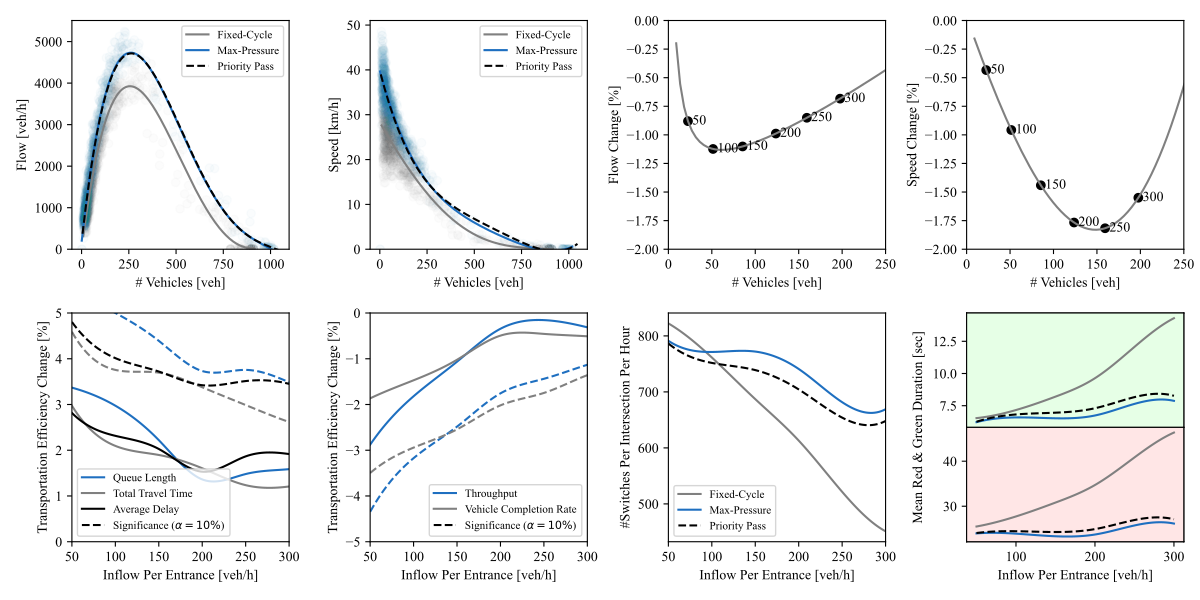

Write Python code to recreate this figure.
import numpy as np
import matplotlib.pyplot as plt
import xml.etree.ElementTree as ET
import pandas as pd
from scipy.interpolate import interp1d
import scipy.stats as stats


# Total Travel Time
INTERVAL = 300
def process_summary(file_path, interval=INTERVAL):
    tree = ET.parse(file_path)
    root = tree.getroot()
    data = []
    last_ended = 0
    for stepinfo in root.findall('step'):
        # depart = float(tripinfo.get('depart'))
        # distance = float(tripinfo.get('routeLength'))
        av_traveltime =  float(stepinfo.get('meanTravelTime'))
        n_cars = float(stepinfo.get('running'))
        n_ended =  float(stepinfo.get('ended'))
        # n_cars += n_ended - last_ended
        n_flow = (n_ended-last_ended)/interval*3600
        # n_cars = float(stepinfo.get("running"))
        ttt = n_cars * av_traveltime
        av_speed = float(stepinfo.get('meanSpeed'))
        time = float(stepinfo.get('time'))
        if av_speed != -1:
            data.append([time, n_cars, ttt, av_speed*3.6, n_flow])
        last_ended = n_ended
    return data

def scatterPlot_Data(data, colidx, color, plot=True):
    x = []
    y = []
    for seed in range(0,len(data)):
        ttt = data[seed]
        if plot:
            plt.scatter(ttt[:,1], ttt[:,colidx], alpha=0.02, color=color)
        x += ttt[:,1].tolist()
        y += ttt[:,colidx].tolist()
    return x, y

def regression_model(x, y):
    # model estimation
    coefficients = np.polyfit(x, y, 4)
    poly = np.poly1d(coefficients)
    x_smooth = np.linspace(min(x), max(x), 200)
    # critical density
    poly_der = np.polyder(poly)
    critical_points = np.roots(poly_der)
    if len(critical_points) == 1:
        x_max = critical_points[0]
    else:
        x_max = critical_points[0] if poly(critical_points[0]) > poly(critical_points[1]) else critical_points[1]
    y_max = poly(x_max)
    return poly, x_smooth, x_max, y_max




# #############################################################################
# ########### LOAD DATA
# #############################################################################

data_fix = []
for seed in range(1, 10+1):
    ttt = process_summary('../MFD_Analysis/logs/log_summary_'+"fixed_programme"+"_"+str(seed)+'.xml', INTERVAL)    
    ttt = np.asarray(ttt)
    data_fix.append(ttt)
    
data_max = []
for seed in range(1, 10+1):
    ttt = process_summary('../MFD_Analysis/logs/log_summary_'+"max_pressure"+"_"+str(seed)+'.xml', INTERVAL)    
    ttt = np.asarray(ttt)
    data_max.append(ttt)
    
    
data_upp = []
for seed in range(1, 10+1):
    ttt = process_summary('../MFD_Analysis/logs/log_summary_'+"priority_pass"+"_"+str(seed)+'.xml', INTERVAL)    
    ttt = np.asarray(ttt)
    data_upp.append(ttt)
    
data_flow = {}
traffic_flows = [50, 100, 150, 200, 250, 300]#, 350]#, 400, 450, 500, 550, 600]
for flow in traffic_flows:
    ttt = process_summary('../MFD_Analysis/logs/log_summary_'+"max_pressure_flow"+"_"+str(flow)+'.xml', INTERVAL)    
    data_flow[flow] = np.asarray(ttt)
    
circles_flow = []
circles_speed = []
for flow in traffic_flows:
    circles_flow.append( [flow, np.mean(data_flow[flow][3:,1]), np.mean(data_flow[flow][3:,4]), np.std(data_flow[flow][3:,4])])
    circles_speed.append([flow, np.mean(data_flow[flow][3:,1]), np.mean(data_flow[flow][3:,3]), np.std(data_flow[flow][3:,3])])

    
# #############################################################################
# ########### VISUALIZE
# #############################################################################
  
blue_color = [30/255,111/255,192/255,1]


plt.rc('font', family='Times New Roman') 
plt.figure(figsize=(12, 6), dpi=100)
plt.rcParams['pdf.fonttype'] = 42
plt.rcParams['ps.fonttype'] = 42





# Vehicle x Flow
plt.subplot(2,4,1)
x,y = scatterPlot_Data(data_fix, colidx=4, color="gray")
poly_fix, x_smooth_fix, x_max, y_max = regression_model(x, y)

x,y = scatterPlot_Data(data_max, colidx=4, color=blue_color)
poly_max_f, x_smooth_max, x_max, y_max = regression_model(x, y)

x,y = scatterPlot_Data(data_upp, colidx=4, color="gray", plot=False)
poly_upp_f, x_smooth_upp, x_max, y_max = regression_model(x, y)

plt.plot(x_smooth_fix, poly_fix(x_smooth_fix), color="gray", label='Fixed-Cycle')
plt.plot(x_smooth_max, poly_max_f(x_smooth_max), color=blue_color, label='Max-Pressure')
plt.plot(x_smooth_upp, poly_upp_f(x_smooth_upp), "--", color="black", label='Priority Pass')

# for circle in circles_flow:
#     plt.scatter([circle[1]],  [poly_upp(circle[1])], color="black")
#     plt.text(circle[1]+30, poly_upp(circle[1]), str(circle[0])+" veh/h", fontsize=10, fontweight='normal', verticalalignment='center', horizontalalignment='left')


plt.xlabel("# Vehicles [veh]")
plt.ylabel("Flow [veh/h]")
plt.ylim(0,)
plt.legend(loc='upper right', fontsize=8)    


# Vehicle x Speed
plt.subplot(2,4,2)
x,y = scatterPlot_Data(data_fix, colidx=3, color="gray")
poly_fix, x_smooth_fix, x_max, y_max = regression_model(x, y)

x,y = scatterPlot_Data(data_max, colidx=3, color=blue_color)
poly_max, x_smooth_max, x_max, y_max = regression_model(x, y)

x,y = scatterPlot_Data(data_upp, colidx=3, color=blue_color, plot=False)
poly_upp, x_smooth_upp, x_max, y_max = regression_model(x, y)

plt.plot(x_smooth_fix, poly_fix(x_smooth_fix), color="gray", label='Fixed-Cycle')
plt.plot(x_smooth_max, poly_max(x_smooth_max), color=blue_color, label='Max-Pressure')
plt.plot(x_smooth_upp, poly_upp(x_smooth_upp), "--", color="black", label='Priority Pass')

# for circle in circles_flow:
#     plt.scatter([circle[1]],  [poly_upp(circle[1])], color="black")
#     plt.text(circle[1]+30, poly_upp(circle[1]), str(circle[0])+" veh/h", fontsize=10, fontweight='normal', verticalalignment='center', horizontalalignment='left')

plt.xlabel("# Vehicles [veh]")
plt.ylabel("Speed [km/h]")
plt.ylim(0,)
plt.legend(loc='upper right', fontsize=8)




# Difference Vehicle x Flow
plt.subplot(2,4,3)

y_diff_flow = (poly_upp_f(x_smooth_fix) - poly_max_f(x_smooth_fix)) / poly_max_f(x_smooth_fix)*100
plt.plot(x_smooth_fix, y_diff_flow, color="gray")

for circle in circles_flow:
    y_circ = (poly_upp_f(circle[1]) - poly_max_f(circle[1])) / poly_max_f(circle[1])*100
    plt.scatter([circle[1]],  [y_circ], color="black")
    # plt.text(circle[1]+5, y_circ, str(circle[0])+" veh/h", fontsize=10, fontweight='normal', verticalalignment='center', horizontalalignment='left')
    plt.text(circle[1]+5, y_circ, str(circle[0]), fontsize=10, fontweight='normal', verticalalignment='center', horizontalalignment='left')

plt.xlabel("# Vehicles [veh]")
plt.ylabel("Flow Change [%]")
plt.xlim(0, 250)
plt.ylim(-2, 0)



# Difference Vehicle x Speed
plt.subplot(2,4,4)

y_diff_speed = (poly_upp(x_smooth_fix) - poly_max(x_smooth_fix)) / poly_max(x_smooth_fix)*100
plt.plot(x_smooth_fix, y_diff_speed, color="gray")

for circle in circles_flow:
    y_circ = (poly_upp(circle[1]) - poly_max(circle[1])) / poly_max(circle[1])*100
    plt.scatter([circle[1]],  [y_circ], color="black")
    # plt.text(circle[1]+5, y_circ, str(circle[0])+" veh/h", fontsize=10, fontweight='normal', verticalalignment='center', horizontalalignment='left')
    plt.text(circle[1]+5, y_circ, str(circle[0]), fontsize=10, fontweight='normal', verticalalignment='center', horizontalalignment='left')

plt.xlabel("# Vehicles [veh]")
plt.ylabel("Speed Change [%]")
plt.xlim(0, 250)
plt.ylim(-2, 0)















# =============================================================================
# ================   Paths   ==================================================
# =============================================================================
log_fixed_programme = "../../data/log_fixed_programme.csv"
log_auction_queue   = "../../data/log_max_pressure.csv"
log_auction_upp     = "../../data/log_priority_pass.csv"

flows = [50, 100, 150, 200, 250, 300, 350, 400, 450, 500, 550]
metrics = ['Total_Throuput.1', 'Total_AvQueueLength.1', 'NumCompletedVeh.1',
'NumVehIntersectionPassages.1', 'PopTimeSpent.1', 
'VehAvDelay.1', 'VehMdDelay.1', 'VehStDelay.1', 'Total_Throuput.2', 
'Total_AvQueueLength.2', 'NumCompletedVeh.2', 'NumVehIntersectionPassages.2', 'PopTimeSpent.2', 
'VehAvDelay.2', 'VehMdDelay.2', 'VehStDelay.2']



# =============================================================================
# ================   Methods   ================================================
# =============================================================================
def load_tables(file):
    table = pd.read_csv(file, index_col=False, skiprows=1, sep=",")
    tables = {}
    for flow in  flows:
        table_filt = table[table["Flow"]==flow]
        tables[flow] = table_filt.copy()
    return tables

def getOptimalParameter_FIX(flow):
    if flow<100:
        return 8.0, 3.0
    elif flow<150:
        return 8.0, 4.0
    elif flow<200:
        return 9.0, 5.0
    elif flow<250:
        return 10.0, 6.0
    elif flow<300:
        return 12.0, 7.0
    elif flow<350:
        return 17.0, 9.0
    elif flow<400:
        return 13.0, 6.0
    elif flow<450:
        return 9.0, 4.0
    elif flow<500:
        return 37.0, 22.0
    elif flow<550:
        return 36.0, 26.0
    else:
        return 36.0, 26.0
    
def getOptimalParameter_MAX(flow):
    if flow<100:
        return 3.0, 3.0
    elif flow<150:
        return 3.0, 5.0
    elif flow<200:
        return 4.0, 6.0
    elif flow<250:
        return 3.0, 4.0
    elif flow<300:
        return 5.0, 5.0
    elif flow<350:
        return 6.0, 5.0
    elif flow<400:
        return 8.0, 9.0
    elif flow<450:
        return 10.0, 9.0
    elif flow<500:
        return 2.0, 40.0
    elif flow<550:
        return 1.0, 39.0
    else:
        return 2.0, 38.0

def getOptimalParameter_UPP(flow):
    if flow<100:
        return 3.0, 3.0, 0.60, 0.30
    elif flow<150:
        return 3.0, 5.0, 0.90, 0.40
    elif flow<200:
        return 4.0, 6.0, 0.80, 0.30
    elif flow<250:
        return 3.0, 4.0, 0.90, 0.30
    elif flow<300:
        return 5.0, 5.0, 0.80, 0.20
    elif flow<350:
        return 6.0, 5.0, 0.70, 0.10
    elif flow<400:
        return 8.0, 9.0, 0.60, 0.05
    elif flow<450:
        return 10.0, 9.0, 0.0, 0.00
    elif flow<500:
        return 2.0, 40.0, 0.0, 0.00
    elif flow<550:
        return 1.0, 39.0, 0.0, 0.00
    else:
        return 2.0, 38.0, 0.0, 0.00
    
# Calculate Benchmark
tablesFIX = load_tables(log_fixed_programme)
tablesMAX = load_tables(log_auction_queue)
tablesUPP = load_tables(log_auction_upp)


table_FIX = []
table_MAX = []
table_UPP = []
for flow in flows:
    table_relevant = tablesFIX[flow]
    param1, param2 = getOptimalParameter_FIX(flow)
    table_relevant = table_relevant[table_relevant["Parameter1"]==param1]
    table_relevant = table_relevant[table_relevant["Parameter2"]==param2]
    table_FIX.append(table_relevant)
    table_relevant = tablesMAX[flow]
    param1, param2 = getOptimalParameter_MAX(flow)
    table_relevant = table_relevant[table_relevant["Parameter1"]==param1]
    table_relevant = table_relevant[table_relevant["Parameter2"]==param2]
    table_MAX.append(table_relevant)
    table_relevant = tablesUPP[flow]
    _, _, param1, param2 = getOptimalParameter_UPP(flow)
    table_relevant = table_relevant[table_relevant["Parameter1"]==param1]
    table_relevant = table_relevant[table_relevant["Parameter2"]==param2]
    table_UPP.append(table_relevant)
    
def concatenate_dataframes(df_list):
    if not df_list:
        return pd.DataFrame()   
    if not all(isinstance(df, pd.DataFrame) for df in df_list):
        raise TypeError("All elements in the list must be pandas DataFrames")
    if not all(df.columns.equals(df_list[0].columns) for df in df_list):
        raise ValueError("All DataFrames must have the same columns")
    return pd.concat(df_list, ignore_index=True)

table_FIX2 = concatenate_dataframes(table_FIX)
table_FIX2 = table_FIX2[table_FIX2["Flow"]<=350]
table_MAX2 = concatenate_dataframes(table_MAX)
table_MAX2 = table_MAX2[table_MAX2["Flow"]<=350]
table_UPP2 = concatenate_dataframes(table_UPP)




def smootje(data, n=2):
    for x in range(0,n):
        data = np.column_stack((data[:, 0], np.pad(data[:, 1], (1, 1), mode='edge')[1:-1] * 0.25 + data[:, 1] * 0.5 + np.pad(data[:, 1], (1, 1), mode='edge')[2:] * 0.25))
    return data

def smoothie(x,y):
    smooth_interp = lambda x, y, steps=100: (np.linspace(x.min(), x.max(), steps), interp1d(x, y, kind='cubic')(np.linspace(x.min(), x.max(), steps)))
    x_smooth, y_smooth = smooth_interp(x, y)
    return x_smooth, y_smooth

def calculate_significance_interval(average, std_dev, alpha=0.01, UL=True):
    # Calculate the z-score for the given alpha
    z_score = stats.norm.ppf(1 - alpha/2)    
    # Calculate the margin of error
    margin_of_error = z_score * (std_dev / (len(data) ** 0.5))
    # Calculate the lower and upper bounds of the interval
    lower_bound = average - margin_of_error
    upper_bound = average + margin_of_error
    # return lower_bound, upper_bound
    if UL:
        return upper_bound
    else:
        return lower_bound

# Transportation Efficiency Change (negative)
plt.subplot(2,4,5)

alpha = 0.1

x = np.asarray(table_UPP2["Flow"])
y = np.asarray((table_UPP2["Total_AvQueueLength"]-table_MAX2["Total_AvQueueLength"])/table_MAX2["Total_AvQueueLength"]*100)
y_std = np.asarray(table_MAX2["Total_AvQueueLength.2"]/table_MAX2["Total_AvQueueLength"])*100
y = np.asarray([3.53704398, 3.18686557,  2.93996596,  1.25987233, 1.51451421, 1.36118986,  1.87619059])
data = np.asarray([x,y]).T
data = smootje(data, n=2)
y_sig_upper = [calculate_significance_interval(y[idx], y_std[idx], alpha) for idx in range(0, len(y))]
data2 = np.asarray([x, y_sig_upper]).T
data2 = smootje(data2, n=3)
x,y = smoothie(data[:,0], data[:,1])
plt.plot(x, y, color=blue_color, label="Queue Length")
x,y = smoothie(data2[:,0], data2[:,1])
plt.plot(x, y, "--", color=blue_color)

x = np.asarray(table_UPP2["Flow"])
y = np.asarray((table_UPP2["TTT"]-table_MAX2["PopTimeSpent"])/table_MAX2["PopTimeSpent"]*100)
y_std = np.asarray(table_MAX2["PopTimeSpent.2"]/table_MAX2["PopTimeSpent"])*100
y = np.asarray([3.60392893, 2.19200436,  1.99045033,  1.85077932, 1.32728447,  1.07727389,  1.37531631])
data = np.asarray([x,y]).T
data = smootje(data, n=2)
y_sig_upper = [calculate_significance_interval(y[idx], y_std[idx], alpha) for idx in range(0, len(y))]
data2 = np.asarray([x, y_sig_upper]).T
data2 = smootje(data2, n=3)
x,y = smoothie(data[:,0], data[:,1])
plt.plot(x, y, color="gray", label="Total Travel Time")
x,y = smoothie(data2[:,0], data2[:,1])
plt.plot(x, y, "--", color="gray")

x = np.asarray(table_UPP2["Flow"])
y = np.asarray((table_UPP2["VehAvDelay"]-table_MAX2["VehAvDelay"])/table_MAX2["VehAvDelay"]*100)
y_std = np.asarray(table_MAX2["VehAvDelay.2"]/table_MAX2["VehAvDelay"])*100
y = np.asarray([ 3.20114547, 2.28075358,  2.53351432,  1.30954465, 1.78417608,  1.99639625,  1.81371605])
data = np.asarray([x,y]).T
data = smootje(data, n=2)
y_sig_upper = [calculate_significance_interval(y[idx], y_std[idx], alpha) for idx in range(0, len(y))]
data2 = np.asarray([x, y_sig_upper]).T
data2 = smootje(data2, n=3)
x,y = smoothie(data[:,0], data[:,1])
plt.plot(x, y, color="black", label="Average Delay")
x,y = smoothie(data2[:,0], data2[:,1])

plt.plot(x, y, "--", color="black")

# plt.plot(table_UPP2["Flow"], , color=blue_color, label="Queue Length")
# plt.plot(table_UPP2["Flow"], (table_UPP2["TTT"]-table_MAX2["PopTimeSpent"])/table_MAX2["PopTimeSpent"]*100, color="gray", label="Total Travel Time")
# plt.plot(table_UPP2["Flow"], (table_UPP2["VehAvDelay"]-table_MAX2["VehAvDelay"])/table_MAX2["VehAvDelay"]*100, color="black", label="Average Delay")

plt.plot([0,0], [0,0], "--", color="black", label=r"Significance ($\alpha=10\%$)")

plt.xlim(50,300)
plt.ylim(0,5)
plt.xlabel("Inflow Per Entrance [veh/h]")
plt.ylabel("Transportation Efficiency Change [%]")
plt.legend(fontsize=8)





# Transportation Efficiency Change (positive)
plt.subplot(2,4,6)


x = np.asarray(table_UPP2["Flow"])
y = np.asarray((table_UPP2["Total_Throuput"]-table_MAX2["Total_Throuput"])/table_MAX2["Total_Throuput"]*100)
y_std = np.asarray(table_MAX2["Total_Throuput.2"]/table_MAX2["Total_Throuput"])*100
y = -np.asarray([3.51005868, 2.15397249, 1.53622059, 0.51330798, 0.12582921, 0.13537793, 0.54163846])
data = np.asarray([x,y]).T
data = smootje(data, n=2)
y_sig_upper = [calculate_significance_interval(y[idx], y_std[idx], alpha, False) for idx in range(0, len(y))]
data2 = np.asarray([x, y_sig_upper]).T
data2 = smootje(data2, n=3)
x,y = smoothie(data[:,0], data[:,1])
plt.plot(x, y, color=blue_color, label="Throughput")
x,y = smoothie(data2[:,0], data2[:,1])
plt.plot(x, y, "--", color=blue_color)


x = np.asarray(table_UPP2["Flow"])
y = -np.asarray((table_UPP2["NumCompletedVeh"]-table_MAX2["NumCompletedVeh"])/table_MAX2["NumCompletedVeh"]*100)
y_std = np.asarray(table_MAX2["NumCompletedVeh.2"]/table_MAX2["NumCompletedVeh"])*100
y = np.asarray([-2.08516242, -1.6121854, -1.41660136, -0.5236305, -0.46270248, -0.41940242, -0.62490701])
data = np.asarray([x,y]).T
data = smootje(data, n=2)
y_sig_upper = [calculate_significance_interval(y[idx], y_std[idx], alpha, False) for idx in range(0, len(y))]
data2 = np.asarray([x, y_sig_upper]).T
data2 = smootje(data2, n=3)
x,y = smoothie(data[:,0], data[:,1])
plt.plot(x, y, color="gray", label="Vehicle Completion Rate")
x,y = smoothie(data2[:,0], data2[:,1])
plt.plot(x, y, "--", color="gray")


plt.plot([0,0], [0,0], "--", color="black", label=r"Significance ($\alpha=10\%$)")

plt.xlim(50,300)
plt.ylim(-5,0)
plt.xlabel("Inflow Per Entrance [veh/h]")
plt.ylabel("Transportation Efficiency Change [%]")
plt.legend(fontsize=8)













# TLS ANALYIS #################################################################


def loadSwitches(control, traffic_flows):
    count_switches = []
    for flow in traffic_flows:
        file = "../TLS_Analysis/logs/log_tls_states_"+control+"_"+str(flow)+".xml"
        f = open(file, "r")
        content = f.read()
        f.close()
        lines = content.split("\n")
        lines = lines[1:-1]
        lines = lines[5000-3600:]
        
        n_intersections = 9
        n_switches = 0
        for intId in range(0, n_intersections):
            last_state = ""
            for line in lines:
                parts = line.split("\t")
                part = parts[intId]
                if part!=last_state:
                    n_switches+=1
                    last_state = part
                    
        count_switches.append([flow, n_switches/n_intersections])
    return np.asarray(count_switches)

count_switches_FIX = loadSwitches("fixed_programme", traffic_flows)
count_switches_MAX = loadSwitches("max_pressure", traffic_flows)
count_switches_UPP = loadSwitches("priority_pass", traffic_flows)

def loadGreenRedDurations(control, traffic_flows):
    count_durations_G = []
    count_durations_R = []
    for flow in traffic_flows:
        file = "../TLS_Analysis/logs/log_tls_states_"+control+"_"+str(flow)+".xml"
        f = open(file, "r")
        content = f.read()
        f.close()
        lines = content.split("\n")
        lines = lines[1:-1]
        lines = lines[5000-3600:]
        
        n_intersections = 9
        n_signals = 12
    
        for intId in range(0, n_intersections):
            for sigId in range(0, n_signals):
                last_signal = ""
                last_signal_time = 0
                line_ctr = 0
                for line in lines:
                    parts = line.split("\t")
                    part = parts[intId]
                    signal = part[sigId]
                    if last_signal == "":
                        last_signal = signal
                        last_signal_time = line_ctr
                    else:
                        if last_signal != signal:
                            if last_signal=="G":
                                count_durations_G.append([flow, line_ctr-last_signal_time])
                            elif last_signal=="r":
                                count_durations_R.append([flow, line_ctr-last_signal_time])
                            last_signal = signal
                            last_signal_time = line_ctr
                    line_ctr += 1
    count_durations_G = pd.DataFrame(count_durations_G, columns=["flow", "duration"])
    count_durations_R = pd.DataFrame(count_durations_R, columns=["flow", "duration"])
    return count_durations_G, count_durations_R

count_durations_G_FIX, count_durations_R_FIX = loadGreenRedDurations("fixed_programme", traffic_flows)
count_durations_G_MAX, count_durations_R_MAX = loadGreenRedDurations("max_pressure", traffic_flows)
count_durations_G_UPP, count_durations_R_UPP = loadGreenRedDurations("priority_pass", traffic_flows)



# TLS Analysis Switch Frequency
plt.subplot(2,4,7)

data = np.asarray([count_switches_FIX[:,0], count_switches_FIX[:,1]]).T
data = smootje(data, n=2)
x,y = smoothie(data[:,0], data[:,1])
plt.plot(x, y, color="gray", label="Fixed-Cycle")
# plt.plot(count_switches_FIX[:,0], count_switches_FIX[:,1], color="gray", label="Fixed-Cycle")
data = np.asarray([count_switches_MAX[:,0], count_switches_MAX[:,1]]).T
data = smootje(data, n=4)
x,y = smoothie(data[:,0], data[:,1])
plt.plot(x, y, color=blue_color, label="Max-Pressure")
# plt.plot(count_switches_MAX[:,0], count_switches_MAX[:,1], color=blue_color, label="Max-Pressure")
data = np.asarray([count_switches_UPP[:,0], count_switches_UPP[:,1]]).T
data = smootje(data, n=4)
x,y = smoothie(data[:,0], data[:,1])
plt.plot(x, y, "--", color="black", label="Priority Pass")
# plt.plot(count_switches_UPP[:,0], count_switches_UPP[:,1], "--", color="black", label="Priority Pass")
plt.legend(fontsize=8)
plt.ylabel("#Switches Per Intersection Per Hour")
plt.xlabel("Inflow Per Entrance [veh/h]")
plt.xlim(50,300)



# TLS Analysis GR Duration
ax8 = plt.subplot(2,4,8)

# count_durations_G_FIX = count_durations_G_FIX.groupby('flow')['duration'].mean().reset_index()
# plt.plot(count_durations_G_FIX["flow"], count_durations_G_FIX["duration"])

# count_durations_G_MAX = count_durations_G_MAX.groupby('flow')['duration'].mean().reset_index()
# plt.plot(count_durations_G_MAX["flow"], count_durations_G_MAX["duration"])

# count_durations_G_UPP = count_durations_G_UPP.groupby('flow')['duration'].mean().reset_index()
# plt.plot(count_durations_G_UPP["flow"], count_durations_G_UPP["duration"])


ax8.set_xticks([])
ax8.set_yticks([])

# Create two sub-subplots within subplot 8
gs = ax8.get_gridspec()
# gs = plt.GridSpec(2, 1, height_ratios=[1, 1], hspace=0.3)
subgs = gs[1, 3].subgridspec(2, 1, height_ratios=[1, 1], hspace=0.0)

# Upper plot for Green duration
plt.subplot(subgs[0])
count_durations_G_FIX = count_durations_G_FIX.groupby('flow')['duration'].mean().reset_index()
data = np.asarray([count_durations_G_FIX["flow"], count_durations_G_FIX["duration"]]).T
data = smootje(data, n=2)
x,y = smoothie(data[:,0], data[:,1])
plt.plot(x, y, color="gray")
count_durations_G_MAX = count_durations_G_MAX.groupby('flow')['duration'].mean().reset_index()
data = np.asarray([count_durations_G_MAX["flow"], count_durations_G_MAX["duration"]]).T
data = smootje(data, n=3)
x,y = smoothie(data[:,0], data[:,1])
plt.plot(x, y, color=blue_color)
count_durations_G_UPP = count_durations_G_UPP.groupby('flow')['duration'].mean().reset_index()
data = np.asarray([count_durations_G_UPP["flow"], count_durations_G_UPP["duration"]]).T
data = smootje(data, n=3)
x,y = smoothie(data[:,0], data[:,1])
plt.plot(x, y, "--", color="black")
# plt.ylabel('Mean Green Duration')
plt.gca().set_xticks([])
plt.gca().set_facecolor('#e6ffe6')

# Lower plot for Red duration
plt.subplot(subgs[1])
count_durations_R_FIX = count_durations_R_FIX.groupby('flow')['duration'].mean().reset_index()
data = np.asarray([count_durations_R_FIX["flow"], count_durations_R_FIX["duration"]]).T
data = smootje(data, n=2)
x,y = smoothie(data[:,0], data[:,1])
plt.plot(x, y, color="gray")
count_durations_R_MAX = count_durations_R_MAX.groupby('flow')['duration'].mean().reset_index()
data = np.asarray([count_durations_R_MAX["flow"], count_durations_R_MAX["duration"]]).T
data = smootje(data, n=3)
x,y = smoothie(data[:,0], data[:,1])
plt.plot(x, y, color=blue_color)
count_durations_R_UPP = count_durations_R_UPP.groupby('flow')['duration'].mean().reset_index()
data = np.asarray([count_durations_R_UPP["flow"], count_durations_R_UPP["duration"]]).T
data = smootje(data, n=3)
x,y = smoothie(data[:,0], data[:,1])
plt.plot(x, y, "--", color="black")
plt.xlabel('Inflow Per Entrance [veh/h]')
# plt.ylabel('Mean Red Duration')
plt.gca().set_facecolor('#ffe6e6')
# plt.legend()

ax8.set_ylabel("Mean Red & Green Duration [sec]", labelpad=30)

plt.tight_layout()
